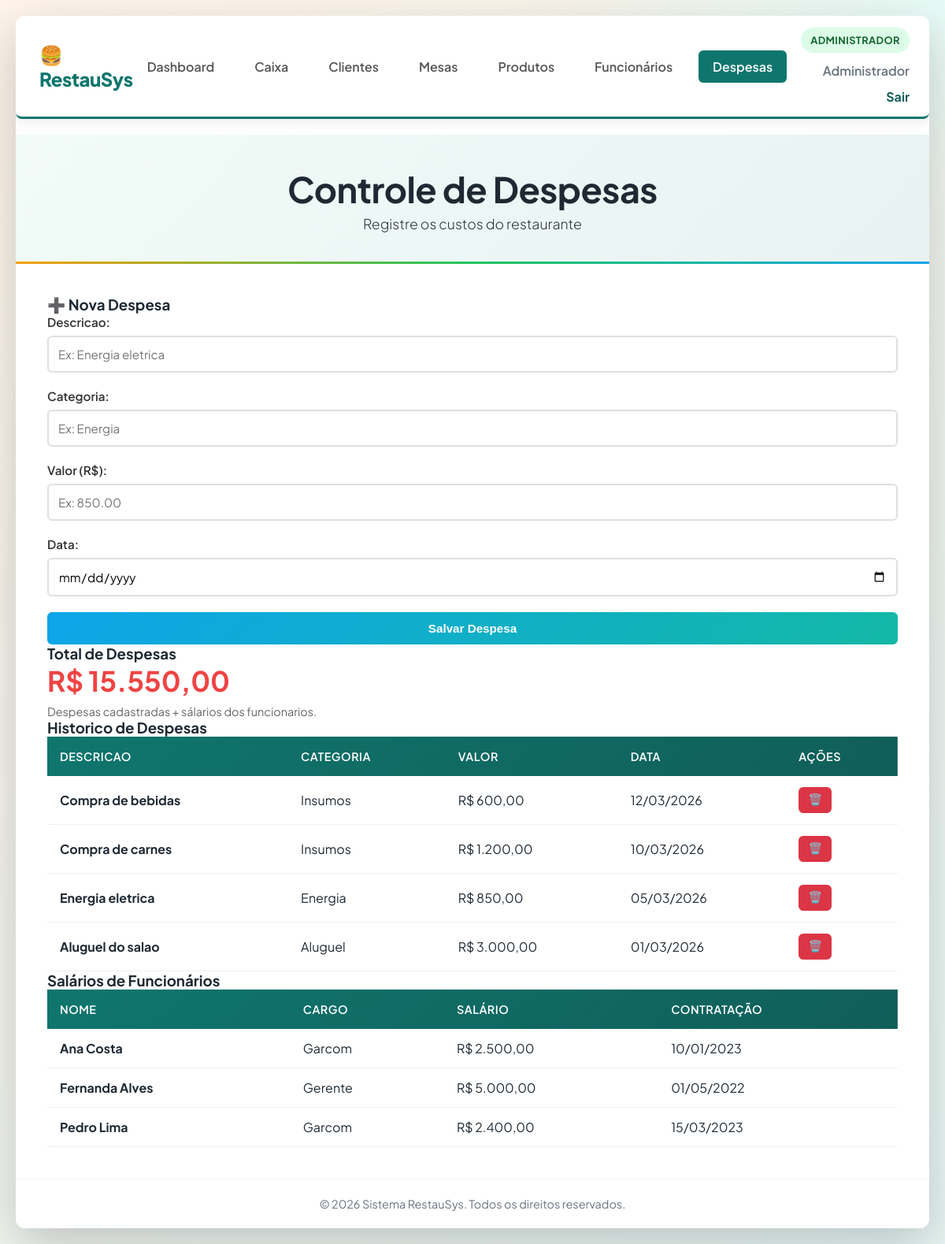
Page /pages/despesas.php (signed in) on the committed database.
### tables this page shows
CREATE TABLE despesas (
    id_despesa INTEGER PRIMARY KEY AUTOINCREMENT,
    descricao TEXT NOT NULL,
    categoria TEXT NOT NULL,
    valor NUMERIC NOT NULL,
    data_despesa TEXT
);

CREATE TABLE funcionarios (
    id_funcionario INTEGER PRIMARY KEY AUTOINCREMENT,
    nome TEXT NOT NULL,
    cargo TEXT NOT NULL,
    salario NUMERIC,
    data_contratacao TEXT
);

### pages/despesas.php (the view, shortened to what this page needs)
<?php
require_once __DIR__ . "/../config/config.php";
$despesas = query_all("SELECT * FROM despesas ORDER BY data_despesa DESC, id_despesa DESC");
$funcionarios = query_all("SELECT id_funcionario, nome, cargo, salario, data_contratacao FROM funcionarios ORDER BY nome");
$total_despesas = query_one("SELECT SUM(valor) as total FROM despesas");
$total_salarios = query_one("SELECT SUM(salario) as total FROM funcionarios");
$valor_total = ($total_despesas["total"] ?? 0) + ($total_salarios["total"] ?? 0);
?>
<!DOCTYPE html>
<html lang="pt-BR">
<head>
    <link rel="stylesheet" href="../css/style.css">
</head>
<body>
    <div class="container">
        <header>
            <div class="header-content">
                <h1>Controle de Despesas</h1>
                <p class="header-subtitle">Registre os custos do restaurante</p>
            </div>
        </header>
        <main>
            <div class="dashboard-grid">
                <div class="card" style="border-top-color: #f59e0b;">
                    <h3>➕ Nova Despesa</h3>
                    <form method="POST" class="formulario">
                        <div class="form-grupo">
                            <label>Descricao:</label>
                            <input type="text" name="descricao" placeholder="Ex: Energia eletrica" required>
                        </div>
                        <div class="form-grupo">
                            <label>Categoria:</label>
                            <input type="text" name="categoria" placeholder="Ex: Energia" required>
                        </div>
                        <div class="form-grupo">
                            <label>Valor (R$):</label>
                            <input type="text" name="valor" placeholder="Ex: 850.00" required>
                        </div>
                        <div class="form-grupo">
                            <label>Data:</label>
                            <input type="date" name="data_despesa">
                        </div>
                        <button type="submit" class="btn btn-adicionar">Salvar Despesa</button>
                    </form>
                </div>
                <div class="card" style="border-top-color: #ef4444;">
                    <h3>Total de Despesas</h3>
                    <p style="font-size: 2.2em; font-weight: bold; color: #ef4444;">
                        R$ <?=number_format((float) $valor_total, 2, ",", ".")?>
                    </p>
                    <p style="color: #666; font-size: 0.9em; margin-top: 8px;">Despesas cadastradas + sálarios dos funcionarios.</p>
                </div>
                <div class="card" style="grid-column: span 2; border-top-color: #667eea;">
                    <h3>Historico de Despesas</h3>
                    <div style="max-height: 420px; overflow-y: auto;">
                        <table class="tabela">
                            <thead>
                                <tr>
                                    <th>Descricao</th>
                                    <th>Categoria</th>
                                    <th>Valor</th>
                                    <th>Data</th>
                                    <th>Ações</th>
                                </tr>
                            </thead>
                            <tbody>
                                <?php foreach ($despesas as $d): ?>
                                    <tr>
                                        <td><strong><?=htmlspecialchars($d["descricao"])?></strong></td>
                                        <td><?=htmlspecialchars($d["categoria"])?></td>
                                        <td>R$ <?=number_format((float) $d["valor"], 2, ",", ".")?></td>
                                        <td>
                                            <?php if (!empty($d["data_despesa"])): ?>
                                                <?=date("d/m/Y", strtotime($d["data_despesa"]))?>
                                            <?php else: ?>
                                                -
                                            <?php endif; ?>
                                        </td>
                                        <td>
                                            <form method="POST" style="display:inline;" onsubmit="return confirm('Deseja realmente remover?');">
                                                <button type="submit" class="btn btn-remover" title="Remover">🗑️</button>
                                            </form>
                                        </td>
                                    </tr>
                                <?php endforeach; ?>
                            </tbody>
                        </table>
                    </div>
                </div>
                <div class="card" style="grid-column: span 2; border-top-color: #0ea5e9;">
                    <h3>Salários de Funcionários</h3>
                    <div style="max-height: 320px; overflow-y: auto;">
                        <table class="tabela">
                            <thead>
                                <tr>
                                    <th>Nome</th>
                                    <th>Cargo</th>
                                    <th>Salário</th>
                                    <th>Contratação</th>
                                </tr>
                            </thead>
                            <tbody>
                                <?php foreach ($funcionarios as $f): ?>
                                    <tr>
                                        <td><strong><?=htmlspecialchars($f["nome"])?></strong></td>
                                        <td><?=htmlspecialchars($f["cargo"])?></td>
                                        <td>
                                            <?php if ($f["salario"] !== null && $f["salario"] !== ""): ?>
                                                R$ <?=number_format((float) $f["salario"], 2, ",", ".")?>
                                            <?php else: ?>
                                                -
                                            <?php endif; ?>
                                        </td>
                                        <td>
                                            <?php if (!empty($f["data_contratacao"])): ?>
                                                <?=date("d/m/Y", strtotime($f["data_contratacao"]))?>
                                            <?php else: ?>
                                                -
                                            <?php endif; ?>
                                        </td>
                                    </tr>
                                <?php endforeach; ?>
                            </tbody>
                        </table>
                    </div>
                </div>
            </div>
        </main>
        <footer class="app-footer">
            &copy; <?=date("Y")?> Sistema RestauSys. Todos os direitos reservados.
        </footer>
    </div>
</body>
</html>

### css/style.css (style rules this page uses)
:root { --bg-start: #fef3e7; --bg-end: #e8f6f2; --surface: #ffffff; --surface-muted: #f7f5f2; --ink: #1f2933; --muted: #6b7280; --accent: #0f766e; --accent-strong: #115e59; --accent-soft: #e7f7f4; --accent-2: #f59e0b; --accent-3: #ef4444; --accent-4: #0ea5e9; --shadow-strong: 0 20px 60px rgba(15, 23, 42, 0.22); --shadow-soft: 0 4px 16px rgba(15, 23, 42, 0.08); }
* { margin: 0; padding: 0; box-sizing: border-box; }
body { font-family: "Plus Jakarta Sans", "Noto Sans", sans-serif; background: radial-gradient(1200px 600px at 10% -10%, #fff6ec 0%, transparent 60%), radial-gradient(900px 500px at 100% 0%, #e7fbf6 0%, transparent 55%), linear-gradient(135deg, var(--bg-start) 0%, var(--bg-end) 100%); min-height: 100vh; padding: 20px; color: var(--ink); }
.container { max-width: 1200px; margin: 0 auto; background: var(--surface); border-radius: 12px; box-shadow: var(--shadow-strong); overflow: hidden; }
.app-footer { text-align: center; padding: 22px 30px; color: var(--muted); font-size: 0.9em; border-top: 1px solid #eef2f5; background: var(--surface); }
header { background: linear-gradient(135deg, #f2fbf8 0%, #e8f2f1 100%); color: var(--ink); padding: 40px 30px; text-align: center; position: relative; }
header::after { content: ''; position: absolute; bottom: 0; left: 0; right: 0; height: 3px; background: linear-gradient(90deg, var(--accent-2), #22c55e, var(--accent-4)); }
.header-content h1 { font-size: 2.8em; font-weight: 700; margin-bottom: 5px; letter-spacing: -0.5px; }
.header-subtitle { font-size: 1.1em; opacity: 0.95; font-weight: 300; }
main { padding: 40px; }
.formulario { display: flex; flex-direction: column; gap: 20px; }
.form-grupo { display: flex; flex-direction: column; gap: 8px; }
.form-grupo label { font-weight: 600; color: #333; font-size: 0.95em; display: flex; align-items: center; gap: 8px; }
.form-grupo input, .form-grupo select { padding: 12px; border: 2px solid #e0e0e0; border-radius: 6px; font-size: 0.95em; transition: all 0.3s; font-family: inherit; }
.btn { padding: 12px 20px; border: none; border-radius: 6px; font-weight: 600; cursor: pointer; font-size: 0.95em; transition: all 0.3s; display: inline-flex; align-items: center; gap: 8px; justify-content: center; }
.btn-adicionar { background: linear-gradient(135deg, var(--accent-4) 0%, #14b8a6 100%); color: white; }
.btn-remover { background-color: #dc3545; color: white; padding: 8px 12px; font-size: 0.9em; }
.tabela { width: 100%; border-collapse: collapse; background: white; }
.tabela thead { background: linear-gradient(135deg, var(--accent) 0%, var(--accent-strong) 100%); color: white; }
.tabela th { padding: 16px; text-align: left; font-weight: 600; text-transform: uppercase; font-size: 0.9em; letter-spacing: 0.5px; }
.tabela td { padding: 14px 16px; border-bottom: 1px solid #f0f0f0; }

### rows in the picture
despesas: descricao "Compra de bebidas", categoria "Insumos", valor "600,00", data_despesa "12/03/2026"
despesas: descricao "Compra de carnes", categoria "Insumos", valor "1.200,00", data_despesa "10/03/2026"
despesas: descricao "Energia eletrica", categoria "Energia", valor "850,00", data_despesa "05/03/2026"
despesas: descricao "Aluguel do salao", categoria "Aluguel", valor "3.000,00", data_despesa "01/03/2026"
funcionarios: nome "Ana Costa", cargo "Garcom", salario "2.500,00", data_contratacao "10/01/2023"
funcionarios: nome "Fernanda Alves", cargo "Gerente", salario "5.000,00", data_contratacao "01/05/2022"
funcionarios: nome "Pedro Lima", cargo "Garcom", salario "2.400,00", data_contratacao "15/03/2023"

### other values in the picture
$item['titulo'] "Dashboard"
$item['titulo'] "Caixa"
$item['titulo'] "Clientes"
$item['titulo'] "Mesas"
$item['titulo'] "Produtos"
$item['titulo'] "Funcionários"
$item['titulo'] "Despesas"
$rotulo_perfil "ADMINISTRADOR"
$usuario "Administrador"
$valor_total "15.550,00"
